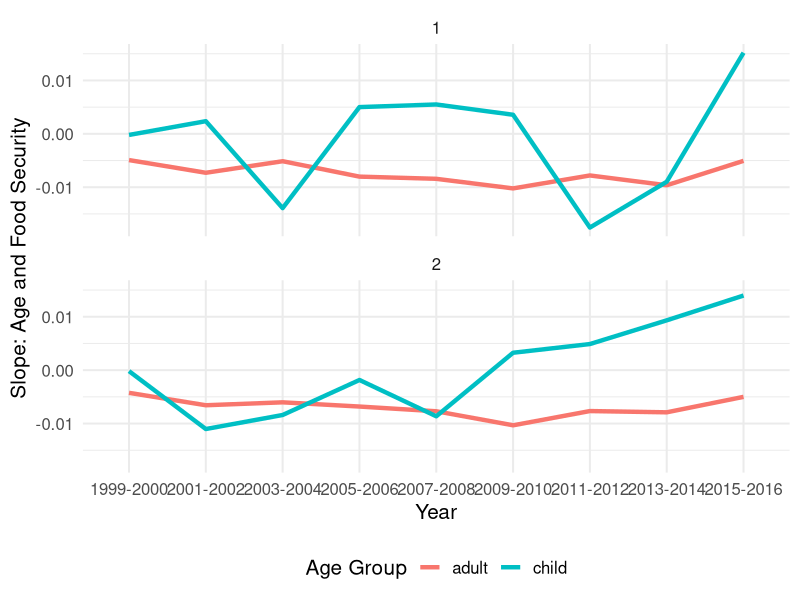
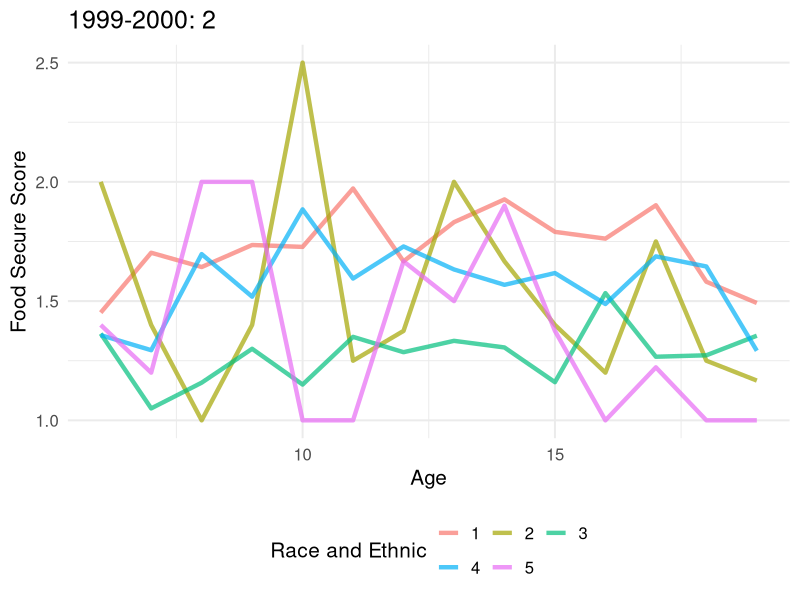
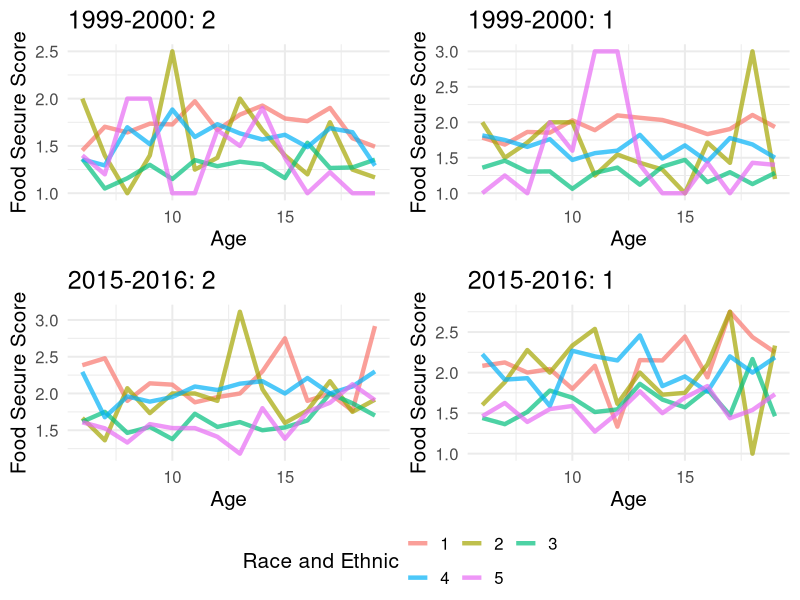
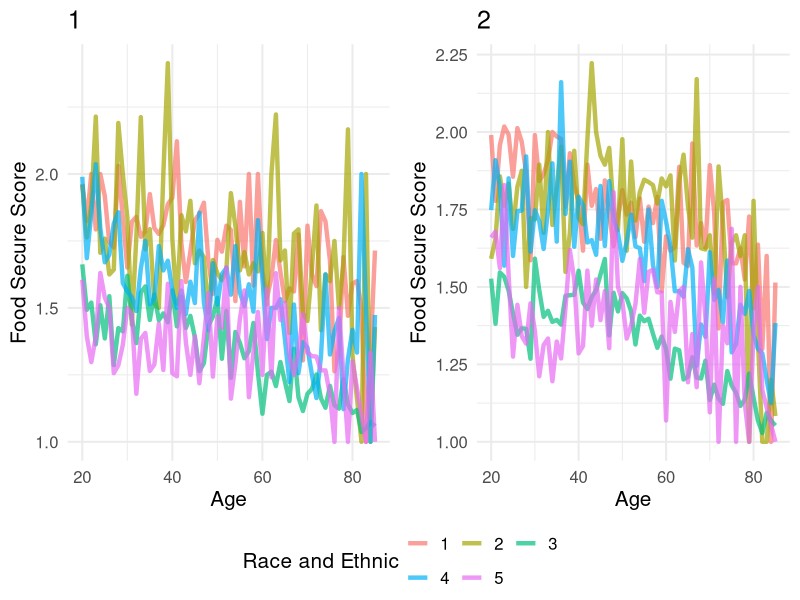

R code for these plots, in order:
## ---- chunk 1
# R: This table is so nice-looking and very helpful!! Great intro to data

# I'm a little confused as to the order that readers should ideally be reading these posts in. Should this be first, last, or all they all disconnected and this doesn't matter? Are they meant to
# strictly all stand alone? That could be helpful to include in the About section. I'm not sure if you should read top to bottom or least-recent to most-recent, but it seems only some of these
# posts have info on the data sets. I read least-recent to most-, but now I'm realizing maybe I should've read in the opposite order?
## ---- chunk 2

library(tidyverse)
theme_set(theme_minimal(15))

df<- read_csv(here::here('data','nhanes_1999-2016.csv')) %>% 
  filter(!is.na(hh_food_secure)) %>% 
  mutate(age_group = ifelse((is.na(educ_adult) & !is.na(educ_child)),
                            'child',
                            ifelse((!is.na(educ_adult) & is.na(educ_child)),
                                   'adult',
                                   NA))) %>% 
  filter(!is.na(age_group)) %>% 
  mutate(educ = ifelse(age_group == 'adult',
                       educ_adult,
                       educ_child)) %>% 
  select(-c(educ_adult, educ_child)) %>% 
  mutate(gender = as.factor(gender),
         race_ethnic = as.factor(race_ethnic),
         age_group = as.factor(age_group))

# str(df) # not sure if this needs to be included
## ---- chunk 3

head(df)

## ---- chunk 4

split_df <- split(df, list(df$gender, df$age_group, df$year))

head(split_df$`female.adult.1999-2000`)

## ---- chunk 5

nest_df <- df %>% 
  group_by(year, age_group, gender) %>% 
  nest() # R: throughout the code, I've made some very minor edits for readability (e.g., using the assignment operator `<-` instead of `=` in some places and
# entering a new line with each use of a pipe).

head(nest_df)

## ---- chunk 6

model_df <- nest_df %>% 
  mutate(n = map_dbl(data, nrow),
                   m1 = map(data, ~lm(hh_food_secure ~ age, data = .x)),
                   coefs = map(m1, coef),
                   intercept = map_dbl(coefs, 1),
                   slope = map_dbl(coefs, 2))

head(model_df)
## ---- chunk 7
model_df %>% 
  ggplot(aes(x=year, y=slope, color=age_group, group = age_group)) + 
  geom_line(size = 1.5) + 
  facet_wrap(~gender, nrow = 2) +
  theme(legend.position = 'bottom') + 
  labs(y = 'Slope: Age and Food Security',
       x = 'Year',
       color = 'Age Group')
## ---- chunk 8
child_model_df <- model_df %>% 
  filter(age_group == 'child')

plotting <- function(df, gender, year = NULL){
  
  p <- df %>% 
    group_by(age, race_ethnic) %>% 
    summarise(m = mean(hh_food_secure),
              sd = sd(hh_food_secure)) %>% 
    ggplot(aes(x=age,
               y=m,
               color = race_ethnic))+
    geom_line(alpha = 0.7, size = 1.5) +
    theme(legend.position = 'bottom')+
    labs(x = 'Age',
         y = 'Food Secure Score',
         color = 'Race and Ethnic') + 
    guides(color=guide_legend(nrow=2, byrow=TRUE))
  
  if(missing(year)){
    p <- p + labs(title = gender)
  }else{
    p <- p + labs(title = paste(year, gender, sep = ": "))}

  p
  
  }

# make sure the funtion works for one row of data.
plotting(child_model_df$data[[1]], 
         child_model_df$gender[[1]], 
         child_model_df$year[[1]])
## ---- chunk 9

child_model_plot_df <- child_model_df %>% 
  mutate(nest_plot = pmap(list(data, gender, year),
                          ~{plotting(..1, ..2, ..3)})
                          )

ggpubr::ggarrange(child_model_plot_df$nest_plot[[1]],
                  child_model_plot_df$nest_plot[[2]],
                  child_model_plot_df$nest_plot[[17]],
                  child_model_plot_df$nest_plot[[18]],
                  ncol = 2, nrow = 2,
                  common.legend = TRUE,
                  legend = 'bottom')

## ---- chunk 10
adult_df <- model_df %>% 
  filter(age_group == 'adult') %>%
  select(year, gender, age_group, data) %>% 
  unnest(data)

head(adult_df)
## ---- chunk 11
adult_plot_df <- adult_df %>% 
  group_by(gender) %>% 
  nest() %>% 
  mutate(nest_plot = map2(data, gender,
                          ~plotting(.x, .y)))

ggpubr::ggarrange(adult_plot_df$nest_plot[[1]],
                  adult_plot_df$nest_plot[[2]],
                  ncol = 2,
                  common.legend = TRUE,
                  legend = 'bottom')

